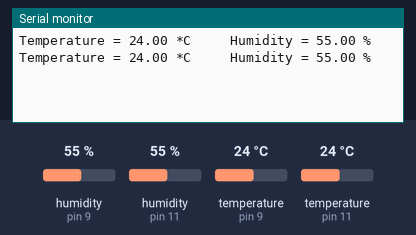
Simulated run of this sketch. Board: Arduino Uno, built with avr-gcc and run on an emulated ATmega328P. Parts: the last lines printed to the serial monitor. The inputs (shaded band) are chosen by the test bench; at power-on: humidity (sensors on pin 9, pin 11) 55 %, temperature (sensors on pin 9, pin 11) 24 °C.

Above: at 2.8 s.
2.9 s: humidity (sensor on pin 9) set to 22 %
At 5.2 s:
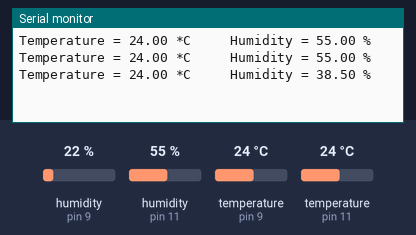
5.6 s: humidity (sensor on pin 11) set to 22 %
At 7.3 s:
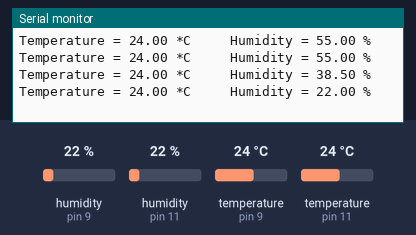
8.3 s: temperature (sensor on pin 9) set to 12 °C
At 10.8 s:
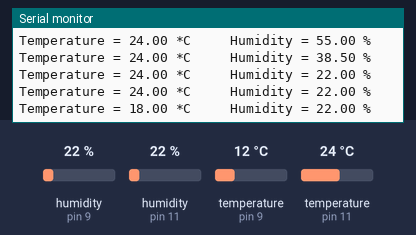
11.0 s: temperature (sensor on pin 11) set to 12 °C
At 13.1 s:
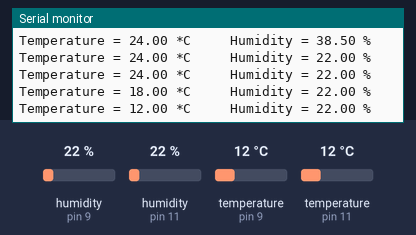
13.7 s: humidity (sensor on pin 9) set to 40 %
At 15.1 s:
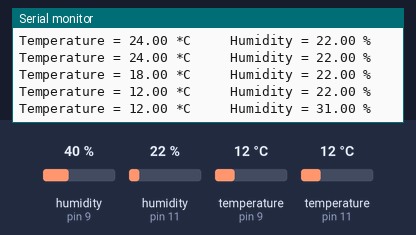
16.4 s: humidity (sensor on pin 11) set to 40 %
At 19.0 s:
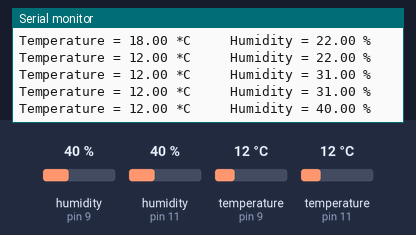
Timing chart, 0 to 20.1 s (numbered marks = the images above; inputs shaded):
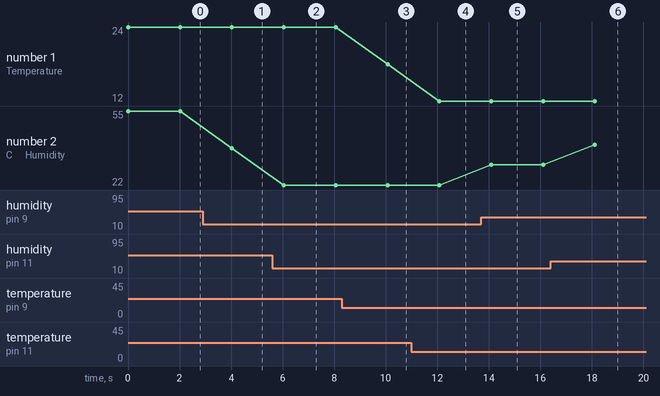

The sketch:

dht22_code.ino
```cpp
/*
  Blink

  Turns an LED on for one second, then off for one second, repeatedly.


*/

#include <DHT.h>

#define DHT1Pin 9 // pin number 1
#define DHT2Pin 11 // pin number 2

#define DHTTYPE DHT22
DHT dht1(DHT1Pin, DHTTYPE);
DHT dht2(DHT2Pin, DHTTYPE);
void setup() {
  Serial.begin(9600);
  pinMode(DHT1Pin, INPUT);
  pinMode(DHT2Pin, INPUT);
  dht1.begin();
  dht2.begin();
}
void loop() {
  float t1 = dht1.readTemperature(); // temp dht1
  float h1 = dht1.readHumidity(); // humidity dht1
  float t2 = dht2.readTemperature(); // temp dht2
  float h2 = dht2.readHumidity(); // humidity dht2

  // Printing the results on the serial monitor
  float t=(t1+t2)/2;
  float h=(h1+h2)/2;
  Serial.print("Temperature = ");
  Serial.print(t);
  Serial.print(" *C ");
  Serial.print("    Humidity = ");
  Serial.print(h);
  Serial.println(" % ");

  delay(2000); // Delays 2 secods, as the DHT22 sampling rate is 0.5Hz
}
```

Measured:
- after the input at 2.9 s, the serial monitor: prints a new line after 1.1 s (image 1)
- after the input at 5.6 s, the serial monitor: prints a new line after 0.45 s (image 2)
- after the input at 8.3 s, the serial monitor: prints a new line after 1.8 s (image 3)
- after the input at 11.0 s, the serial monitor: prints a new line after 1.1 s (image 4)
- after the input at 13.7 s, the serial monitor: prints a new line after 0.39 s (image 5)
- after the input at 16.4 s, the serial monitor: prints a new line after 1.7 s (image 6)
- plotted number 1: 24 → 18 after the input at 8.3 s, 18 → 12 after the input at 11.0 s
- plotted number 2: 55 → 38.5 after the input at 2.9 s, 38.5 → 22 after the input at 5.6 s, 22 → 31 after the input at 13.7 s, 31 → 40 after the input at 16.4 s
